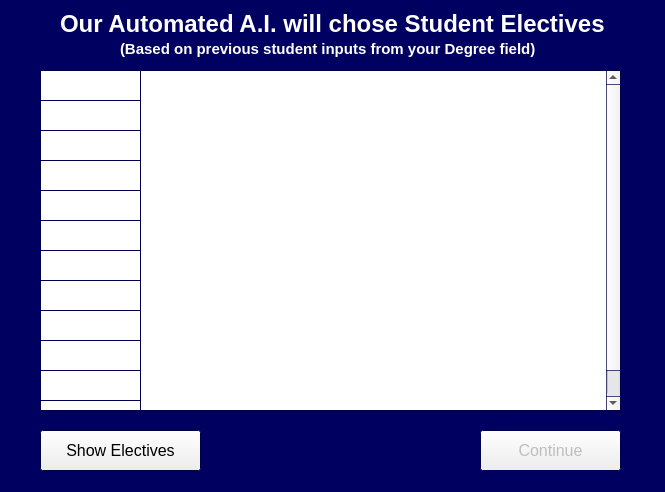
<?xml version="1.0" encoding="UTF-8"?>
<ui version="4.0">
 <class>AutoElective_popupWindow_frm</class>
 <widget class="QWidget" name="AutoElective_popupWindow_frm">
  <property name="geometry">
   <rect>
    <x>0</x>
    <y>0</y>
    <width>665</width>
    <height>492</height>
   </rect>
  </property>
  <property name="palette">
   <palette>
    <active>
     <colorrole role="Base">
      <brush brushstyle="SolidPattern">
       <color alpha="255">
        <red>255</red>
        <green>255</green>
        <blue>255</blue>
       </color>
      </brush>
     </colorrole>
     <colorrole role="Window">
      <brush brushstyle="SolidPattern">
       <color alpha="255">
        <red>0</red>
        <green>0</green>
        <blue>97</blue>
       </color>
      </brush>
     </colorrole>
    </active>
    <inactive>
     <colorrole role="Base">
      <brush brushstyle="SolidPattern">
       <color alpha="255">
        <red>255</red>
        <green>255</green>
        <blue>255</blue>
       </color>
      </brush>
     </colorrole>
     <colorrole role="Window">
      <brush brushstyle="SolidPattern">
       <color alpha="255">
        <red>0</red>
        <green>0</green>
        <blue>97</blue>
       </color>
      </brush>
     </colorrole>
    </inactive>
    <disabled>
     <colorrole role="Base">
      <brush brushstyle="SolidPattern">
       <color alpha="255">
        <red>0</red>
        <green>0</green>
        <blue>97</blue>
       </color>
      </brush>
     </colorrole>
     <colorrole role="Window">
      <brush brushstyle="SolidPattern">
       <color alpha="255">
        <red>0</red>
        <green>0</green>
        <blue>97</blue>
       </color>
      </brush>
     </colorrole>
    </disabled>
   </palette>
  </property>
  <property name="windowTitle">
   <string>Form</string>
  </property>
  <widget class="QLabel" name="autoElectiveWelcome_lbl">
   <property name="geometry">
    <rect>
     <x>60</x>
     <y>10</y>
     <width>561</width>
     <height>27</height>
    </rect>
   </property>
   <property name="palette">
    <palette>
     <active>
      <colorrole role="WindowText">
       <brush brushstyle="SolidPattern">
        <color alpha="255">
         <red>255</red>
         <green>255</green>
         <blue>255</blue>
        </color>
       </brush>
      </colorrole>
      <colorrole role="Text">
       <brush brushstyle="SolidPattern">
        <color alpha="255">
         <red>0</red>
         <green>0</green>
         <blue>0</blue>
        </color>
       </brush>
      </colorrole>
     </active>
     <inactive>
      <colorrole role="WindowText">
       <brush brushstyle="SolidPattern">
        <color alpha="255">
         <red>255</red>
         <green>255</green>
         <blue>255</blue>
        </color>
       </brush>
      </colorrole>
      <colorrole role="Text">
       <brush brushstyle="SolidPattern">
        <color alpha="255">
         <red>0</red>
         <green>0</green>
         <blue>0</blue>
        </color>
       </brush>
      </colorrole>
     </inactive>
     <disabled>
      <colorrole role="WindowText">
       <brush brushstyle="SolidPattern">
        <color alpha="255">
         <red>120</red>
         <green>120</green>
         <blue>120</blue>
        </color>
       </brush>
      </colorrole>
      <colorrole role="Text">
       <brush brushstyle="SolidPattern">
        <color alpha="255">
         <red>120</red>
         <green>120</green>
         <blue>120</blue>
        </color>
       </brush>
      </colorrole>
     </disabled>
    </palette>
   </property>
   <property name="font">
    <font>
     <family>Arial</family>
     <pointsize>18</pointsize>
     <weight>75</weight>
     <bold>true</bold>
    </font>
   </property>
   <property name="text">
    <string>Our Automated A.I. will chose Student Electives</string>
   </property>
   <property name="textFormat">
    <enum>Qt::AutoText</enum>
   </property>
  </widget>
  <widget class="QPushButton" name="AutoElectives_Continue_btn">
   <property name="enabled">
    <bool>false</bool>
   </property>
   <property name="geometry">
    <rect>
     <x>480</x>
     <y>430</y>
     <width>141</width>
     <height>41</height>
    </rect>
   </property>
   <property name="font">
    <font>
     <family>Arial</family>
     <pointsize>12</pointsize>
     <weight>50</weight>
     <bold>false</bold>
    </font>
   </property>
   <property name="text">
    <string>Continue</string>
   </property>
  </widget>
  <widget class="QLabel" name="autoElectiveWelcome2_lbl">
   <property name="geometry">
    <rect>
     <x>120</x>
     <y>40</y>
     <width>416</width>
     <height>17</height>
    </rect>
   </property>
   <property name="palette">
    <palette>
     <active>
      <colorrole role="WindowText">
       <brush brushstyle="SolidPattern">
        <color alpha="255">
         <red>255</red>
         <green>255</green>
         <blue>255</blue>
        </color>
       </brush>
      </colorrole>
      <colorrole role="Text">
       <brush brushstyle="SolidPattern">
        <color alpha="255">
         <red>0</red>
         <green>0</green>
         <blue>0</blue>
        </color>
       </brush>
      </colorrole>
     </active>
     <inactive>
      <colorrole role="WindowText">
       <brush brushstyle="SolidPattern">
        <color alpha="255">
         <red>255</red>
         <green>255</green>
         <blue>255</blue>
        </color>
       </brush>
      </colorrole>
      <colorrole role="Text">
       <brush brushstyle="SolidPattern">
        <color alpha="255">
         <red>0</red>
         <green>0</green>
         <blue>0</blue>
        </color>
       </brush>
      </colorrole>
     </inactive>
     <disabled>
      <colorrole role="WindowText">
       <brush brushstyle="SolidPattern">
        <color alpha="255">
         <red>120</red>
         <green>120</green>
         <blue>120</blue>
        </color>
       </brush>
      </colorrole>
      <colorrole role="Text">
       <brush brushstyle="SolidPattern">
        <color alpha="255">
         <red>120</red>
         <green>120</green>
         <blue>120</blue>
        </color>
       </brush>
      </colorrole>
     </disabled>
    </palette>
   </property>
   <property name="font">
    <font>
     <family>Arial</family>
     <pointsize>11</pointsize>
     <weight>75</weight>
     <bold>true</bold>
    </font>
   </property>
   <property name="text">
    <string>(Based on previous student inputs from your Degree field)</string>
   </property>
   <property name="textFormat">
    <enum>Qt::AutoText</enum>
   </property>
  </widget>
  <widget class="QTableWidget" name="AutoElective_tbl">
   <property name="geometry">
    <rect>
     <x>40</x>
     <y>70</y>
     <width>581</width>
     <height>341</height>
    </rect>
   </property>
   <property name="font">
    <font>
     <family>Arial</family>
     <pointsize>14</pointsize>
     <weight>75</weight>
     <bold>true</bold>
    </font>
   </property>
   <property name="rowCount">
    <number>12</number>
   </property>
   <property name="columnCount">
    <number>1</number>
   </property>
   <attribute name="horizontalHeaderVisible">
    <bool>false</bool>
   </attribute>
   <attribute name="horizontalHeaderCascadingSectionResizes">
    <bool>true</bool>
   </attribute>
   <attribute name="verticalHeaderVisible">
    <bool>false</bool>
   </attribute>
   <row/>
   <row/>
   <row/>
   <row/>
   <row/>
   <row/>
   <row/>
   <row/>
   <row/>
   <row/>
   <row/>
   <row/>
   <column/>
  </widget>
  <widget class="QPushButton" name="AutoElectives_Show_btn">
   <property name="geometry">
    <rect>
     <x>40</x>
     <y>430</y>
     <width>161</width>
     <height>41</height>
    </rect>
   </property>
   <property name="font">
    <font>
     <family>Arial</family>
     <pointsize>12</pointsize>
    </font>
   </property>
   <property name="text">
    <string>Show Electives</string>
   </property>
  </widget>
 </widget>
 <resources/>
 <connections/>
</ui>
